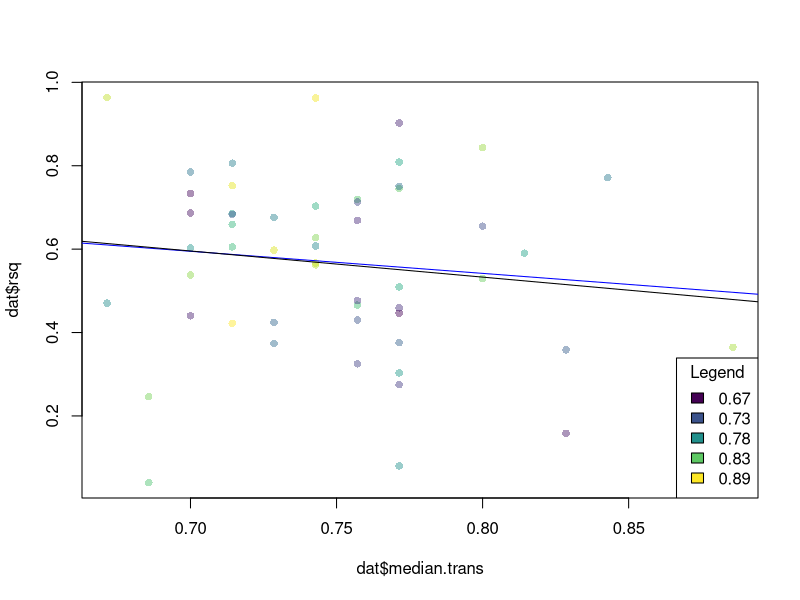
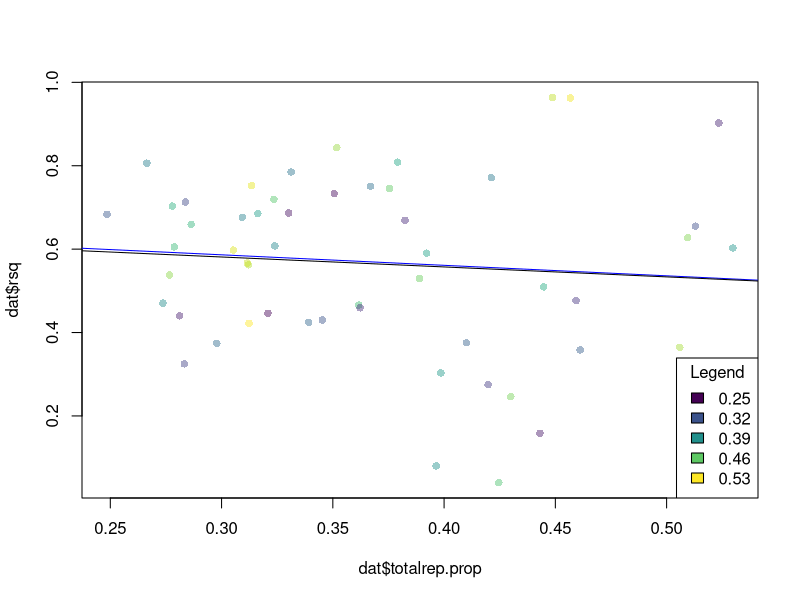
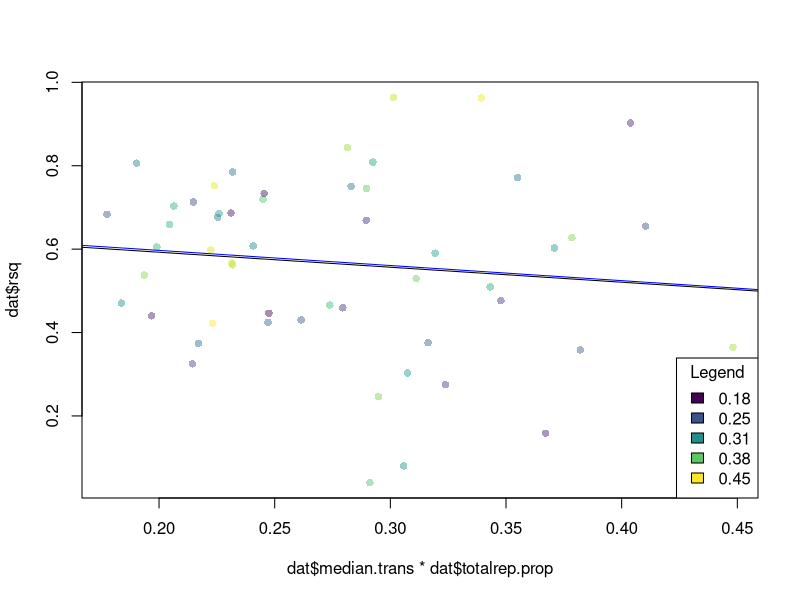
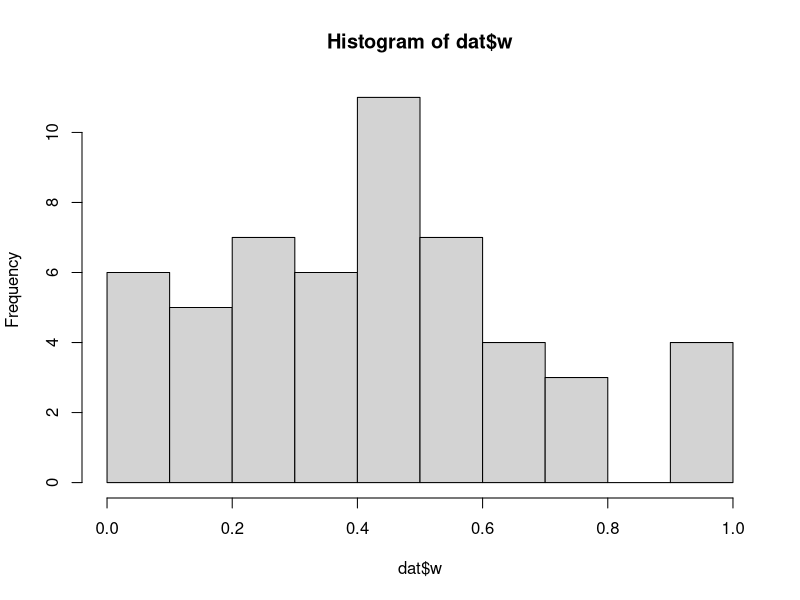
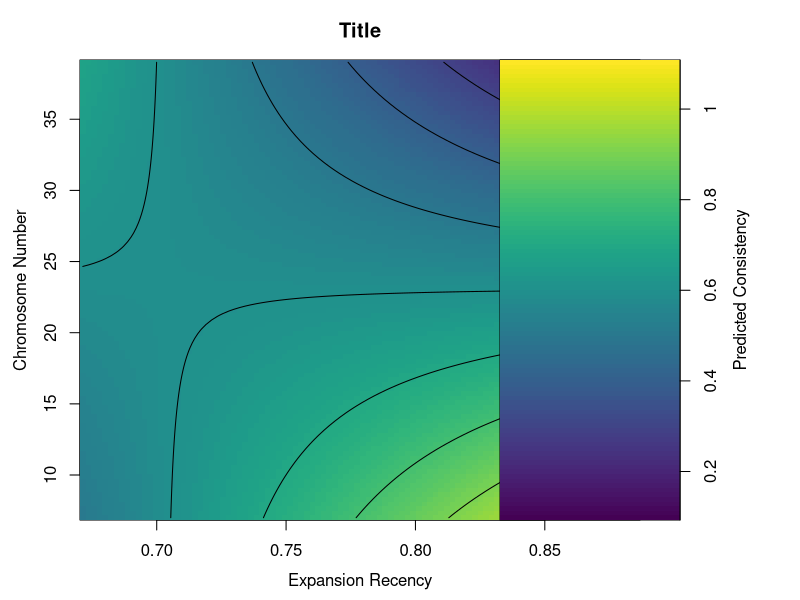

Write the R code that produced these figures, in order.


# Model for mammals

library(viridis)
# transform results
dat <- read.csv("../results/parsed.csv")
d <- dat
dat <- dat[!duplicated(dat$species), ]
dat <- dat[!is.na(dat$chromnum.1n), ]
dat$median.trans <- 1 - (dat$median/70)
dat$totalrep.prop <- dat$totalrep.pct * 0.01
contigs <- c()
for (h in dat$species) {
  sub <- d[d$species == h, ]
  contigs <- c(contigs, nrow(sub))
}
dat$contigs <- contigs

# subset data
dat <- na.omit(dat[, c("species", "rsq", "class", "order", "family", "clade", "median.trans", "totalrep.prop", "chromnum.1n", "est.gnsz.Mbp", "asmblysize.Mbp", "contigs")])
dat <- dat[dat$clade == "Mammalia", ]

# marsupials?
mars <- c()
for (g in 1:nrow(dat)) {
  if (dat[g, ]$order %in% c("Didelphimorphia", 
                            "Paucituberculata", 
                            "Microbiotheria",
                            "Dasyuromorphia", 
                            "Notoryctemorphia",
                            "Peramelemorphia", 
                            "Diprotodontia")){
    mars <- c(mars, TRUE)
    
  } else {
    mars <- c(mars, FALSE)
  }
}
dat$mars <- mars

# remove assembly with bloated assembly size
dat <- dat[dat$species != "Callithrix jacchus", ]

# assign weights; weights approach 1 as assembly sizes approach genome sizes. weights tend toward 0 as assembly sizes deviate from genome sizes
dat$w <- 1 - (abs(dat$asmblysize.Mbp - dat$est.gnsz.Mbp) / dat$est.gnsz.Mbp)

# marsupials
mars <- dat[, c("species", "mars", "rsq", "order")]
mars <- mars[mars$order != "Monotrema", ]
obs.diff <- mean(mars[mars$mars == TRUE, ]$rsq) - mean(mars[mars$mars == FALSE, ]$rsq)
null.diff <- c()
for (f in 1:10000) {
  null <- sample(mars)
  null.diff <- c(null.diff, mean(null[null$mars == TRUE, ]$rsq) - mean(null[null$mars == FALSE, ]$rsq))
}
p <- mean(abs(null.diff) >= abs(obs.diff))
print(paste0("p = ", p))
# nope




# median
cols <- viridis(length(unique(dat$w)), alpha = 0.45)[as.factor(dat$w)]
plot(dat$median.trans, 
     dat$rsq,
     col = cols,
     pch = 16)
abline(glm(dat$rsq ~ dat$median.trans, weights = dat$w), col = "blue")
abline(glm(dat$rsq ~ dat$median.trans))
legend("bottomright", 
       legend = round(seq(min(dat$median.trans), max(dat$median.trans), length.out = 5), 2), 
       fill = viridis(5), 
       title = "Legend")

# totsl repeat
plot(dat$totalrep.prop, 
     dat$rsq,
     col = cols,
     pch = 16)
abline(glm(dat$rsq ~ dat$totalrep.prop, weights = dat$w), col = "blue")
abline(glm(dat$rsq ~ dat$totalrep.prop))
legend("bottomright", 
       legend = round(seq(min(dat$totalrep.prop), max(dat$totalrep.prop), length.out = 5), 2), 
       fill = viridis(5), 
       title = "Legend")

# product of total repeat and median
plot(dat$median.trans * dat$totalrep.prop,  
     dat$rsq,
     col = cols,
     pch = 16)
term <- dat$median.trans * dat$totalrep.prop
abline(glm(dat$rsq ~ term, weights = dat$w), col = "blue")
abline(glm(dat$rsq ~ term))
legend("bottomright", 
       legend = round(seq(min(dat$median.trans * dat$totalrep.prop), max(dat$median.trans * dat$totalrep.prop), length.out = 5), 2), 
       fill = viridis(5), 
       title = "Legend")









# average number of complete genomes
sum(dat$w)

# add an exponent to emphasize high quality genomes
dat$w <- dat$w^5

sum(dat$w)
hist(dat$w)

# model
model <- glm(rsq ~ chromnum.1n + median.trans + median.trans:chromnum.1n, weights = dat$w, data = dat)

# generate model predictions and format results
x <- seq(min(dat$median.trans), max(dat$median.trans), length.out = 100)
y <- seq(min(dat$chromnum.1n), max(dat$chromnum.1n), length.out = 100)
grid <- expand.grid(median.trans = x, chromnum.1n = y)
grid$rsq <- predict(model, newdata = grid, type = "response")
z <- matrix(grid$rsq, nrow = length(x), ncol = length(y))

# plot
par(mar = c(4, 4, 3, 8))
image(x = x, 
      y = y, 
      z = z, 
      col = viridis(100), 
      xlab = "",
      ylab = "",
      main = "Title")
mtext("Expansion Recency", side=1, line=2.5)
mtext("Chromosome Number", side=2, line=2.5)
contour(x, 
        y, 
        z, 
        add = TRUE,
        col = "black", 
        lwd = 1,
        drawlabels = FALSE)
par(new = TRUE)
par(mar = c(4, 25, 3, 6))
z_range <- seq(min(z), max(z), length.out = 100)
image(1, 
      z_range, 
      t(matrix(z_range)), 
      col = viridis(100), 
      xaxt = "n",
      yaxt = "n", 
      xlab = "", 
      ylab = "")
axis(4, at = pretty(z_range), labels = round(pretty(z_range), 2))
mtext("Predicted Consistency", side=4, line=2.5)
par(mar = c(5.1, 4.1, 4.1, 2.1))







